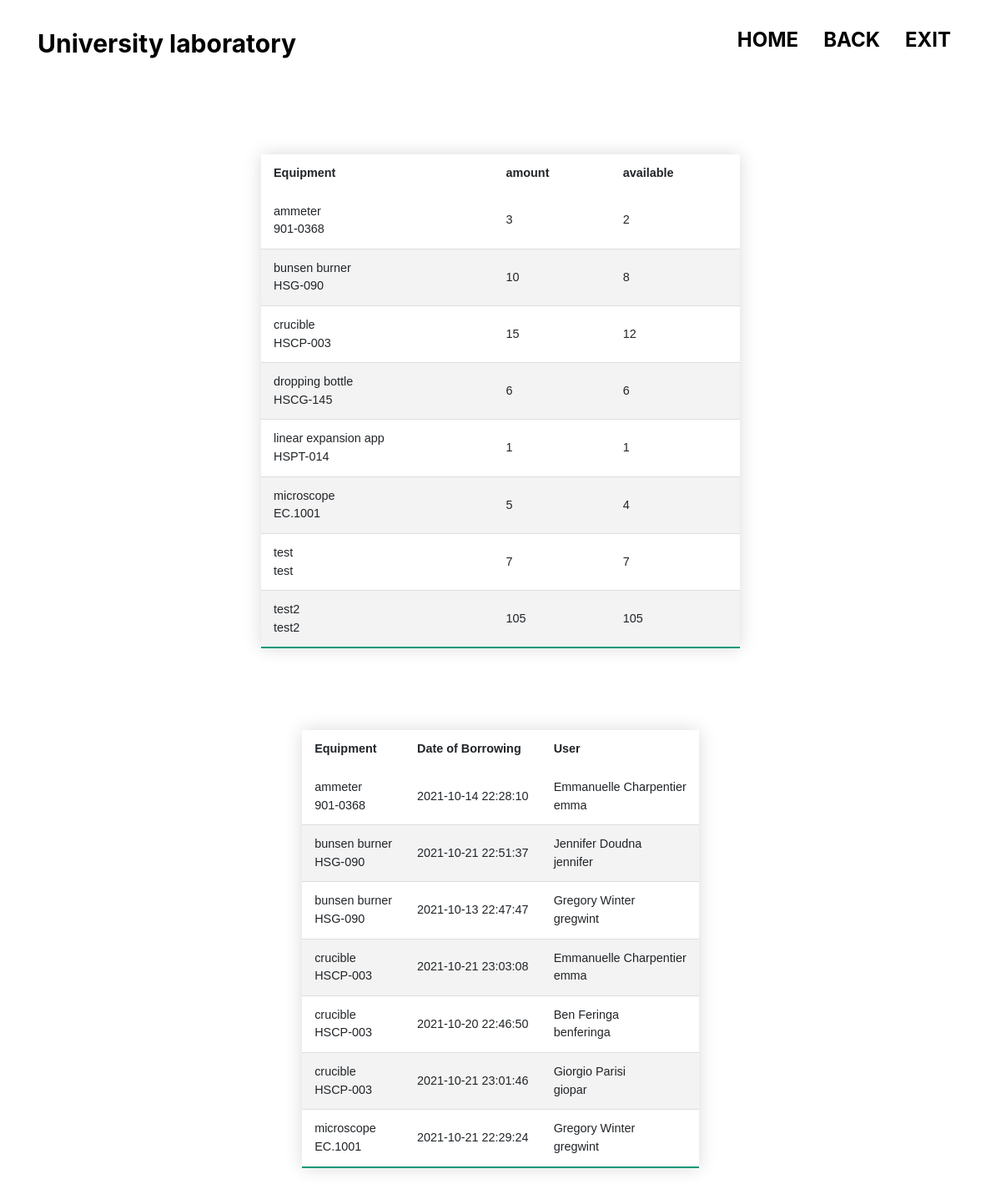
Screenshot of /report_for_employee.php (signed in) with the database file from the repository.
### tables this page shows
CREATE TABLE `equipments` (
  `equipment_id` int(11) NOT NULL,
  `equipment_name` varchar(20) NOT NULL,
  `model` varchar(20) DEFAULT NULL,
  `producer` varchar(20) DEFAULT NULL,
  `image` varchar(1000) DEFAULT NULL,
  `description` text DEFAULT NULL,
  `URL` varchar(1000) DEFAULT NULL,
  `tag` varchar(20) NOT NULL,
  `amount` int(11) NOT NULL
);

### report_for_employee.php (the view, shortened to what this page needs)
<!DOCTYPE html>
<html>
    <head>
        <link rel="stylesheet" href="css/style.css">
        <link rel="stylesheet" href="https://stackpath.bootstrapcdn.com/bootstrap/4.3.1/css/bootstrap.min.css">
	  </head>
    <body>
<body>
  <header class="header">
     <div class="container">
      <div class="header__inner">
          <div class="header__logo">University laboratory</div>
          <nav class="nav">
              <a class="nav__link active" href="index.php"> <h4><b>Home </b></h4></a>
              <a class="nav__link active" href="employee.php"> <h4><b>Back</b></h4></a>
              <a class="nav__link active" href="student_exit.php"> <h4><b>Exit</b></h4></a>
          </nav>
      </div>
  </div>
  </header>
    <div class="empty">
    </div>
<?php if(!isset($_COOKIE["employee"])): ?>
<div class="container mt-4">
  <h1>Authorization for employee</h1>
  <form action="employee_auth.php" method="post">
    <input type="text" class="form-control" name="login"  id="login" placeholder="Enter login"><br>
    <input type="password" class="form-control" name="password"  id="password" placeholder="Enter password"><br>
    <button class="button-23=success" type="submit"><h5>Login</h5></button>
  </form>
</div>
<?php else:
  ?>
  <?php
  require 'configDB.php';
  echo '<ul>';
  $query=$pdo->query("select * from report_for_guest  order by equipment_name");
 echo '
 <table class="styled-table">
<thead>
    <tr>
        <th>Equipment</th>
        <th>amount</th>
        <th>available</th>
    </tr>
</thead>
<tbody>'         ;
  while ($row=$query->fetch(PDO::FETCH_OBJ)) {
  echo '
                   <tr>
                       <td>'.$row->equipment_name.'  <br> '.$row->model.'</td>
                       <td>'.$row->amount.'  </td>
                        <td>'.$row->amount_free.' </td>
                   </tr>   ';}
              echo '
                   <tbody>
               </table>
           </div>';
     ?>
     <br>
     <br>
     <?php
     require 'configDB.php';
     echo '<ul>';
     $query=$pdo->query("select * from report_for_employee  order by equipment_name");
    echo '
    <table class="styled-table">
   <thead>
       <tr>
           <th>Equipment</th>
           <th>Date of Borrowing</th>
           <th>User</th>
       </tr>
   </thead>
   <tbody>'         ;
     while ($row=$query->fetch(PDO::FETCH_OBJ)) {
     echo '
                      <tr>
                          <td>'.$row->equipment_name.'  <br> '.$row->model.'</td>
                          <td>'.$row->date_borrow.'   </td>
                           <td>'.$row->user_name.'  '.$row->surname.' <br> '.$row->login.' </td>
                      </tr>   ';}
                 echo '
                      <tbody>
                  </table>
              </div>';
        ?>
<?php endif; ?>
</body>
</html>

### css/style.css (style rules this page uses)
ul { width: 70%; padding: 0 10px!important; margin-left: auto; margin-right: auto; }
.header { width: 100%; padding-top: 30px; position: fixed; top: 0; left: 0; right: 0; z-index: 1000; background-color: white; }
.header__inner { display: flex; justify-content: space-between; align-items: center; }
.header__logo { font-size: 30px; font-weight: 700; color: black; }
.nav { font-size: 14px; text-transform: uppercase; color: black; }
.nav__link { display: inline-block; vertical-align: top; margin: 0 15px; position: relative; color: black; text-decoration: none; transition: color .1s linear; }
.nav__link:after { content: ""; width: 100%; height: 3px; display: none; background-color: #96faee; position: absolute; top: 100%; left: 0; z-index: 1; }
.container { width: 100%; max-width: 1200px; margin: 0 auto ; }
.empty { width: 100%; height: 10vh; background-color: white; -webkit-background-size: cover; background-size: cover; }
* { box-sizing: border-box; -webkit-box-sizing: border-box; -moz-box-sizing: border-box; }
body { font-family: Helvetica; -webkit-font-smoothing: antialiased; background: rgba( 71, 147, 227, 1); }
.styled-table { border-collapse: collapse; margin: 25px 0; font-size: 0.9em; font-family: sans-serif; min-width: 70%; box-shadow: 0 0 20px rgba(0, 0, 0, 0.15); margin-left: auto; margin-right: auto }
.styled-table th, .styled-table td { padding: 12px 15px; }
.styled-table tbody tr { border-bottom: 1px solid #dddddd; }
.styled-table tbody tr:nth-of-type(even) { background-color: #f3f3f3; }
.styled-table tbody tr:last-of-type { border-bottom: 2px solid #009879; }

### rows the page displays
equipments: equipment_name "ammeter", model "901-0368", date_borrow "2021-10-14 22:28:10", user_name "Emmanuelle", surname "Charpentier", login "emma"
equipments: equipment_name "bunsen burner", model "HSG-090", date_borrow "2021-10-21 22:51:37", user_name "Jennifer", surname "Doudna", login "jennifer", date_borrow "2021-10-13 22:47:47", user_name "Gregory", surname "Winter", login "gregwint"
equipments: equipment_name "crucible", model "HSCP-003", date_borrow "2021-10-21 23:03:08", user_name "Emmanuelle", surname "Charpentier", login "emma", date_borrow "2021-10-20 22:46:50", user_name "Ben", surname "Feringa", login "benferinga", date_borrow "2021-10-21 23:01:46", user_name "Giorgio", surname "Parisi", login "giopar"
equipments: equipment_name "microscope", model "EC.1001", date_borrow "2021-10-21 22:29:24", user_name "Gregory", surname "Winter", login "gregwint"

### other values shown
$row->equipment_name "ammeter"
$row->model "901-0368"
$row->amount "3"
$row->amount_free "2"
$row->equipment_name "bunsen burner"
$row->model "HSG-090"
$row->amount "10"
$row->amount_free "8"
$row->equipment_name "crucible"
$row->model "HSCP-003"
$row->amount "15"
$row->amount_free "12"
$row->equipment_name "dropping bottle"
$row->model "HSCG-145"
$row->amount "6"
